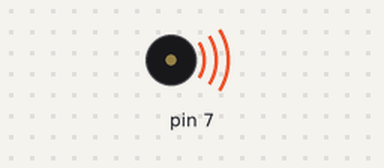
Recording of a sketch running on a simulated Arduino Uno, built with avr-gcc and run on an emulated ATmega328P. Shown: buzzer (waves = sounding).

Above: at 0.4 s.
At 32.1 s:
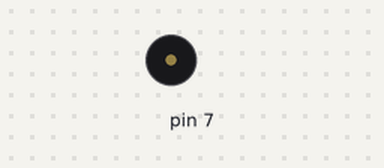
Timing chart, 0 to 80.8 s (numbered marks = the images above):
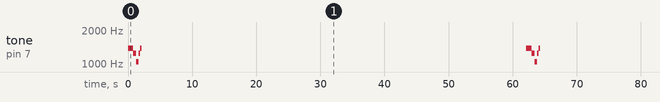

The sketch:

Axel_F.ino
```cpp
void setup()
{
}

void loop()
{
  tone(4, 1379, 428);
  tone(7, 1379, 428);
  delay(428);
  tone(4, 1661, 400);
  tone(7, 1379, 400);
  delay(400);
  tone(4, 1379, 228);
  tone(7, 1245, 228);
  delay(242);
  tone(4, 1379, 200);
  tone(7, 1245, 200);
  delay(200);
  tone(4, 1865, 442);
  tone(7, 1047, 442);
  delay(442);
  tone(4, 1379, 214);
  tone(7, 1245, 214);
  delay(214);
  tone(4, 1245, 214);
  tone(7, 1379, 214);
  delay(214);
  delay(60000);
}
```

Measured:
- by itself, tone on pin 7: repeats every 62.1 s: 1245 Hz 0.23 s, silent 0.01 s, 1245 Hz 0.20 s, 1047 Hz 0.44 s, 1245 Hz 0.21 s, 1379 Hz 0.21 s, silent 60.0 s, 1379 Hz 0.83 s
